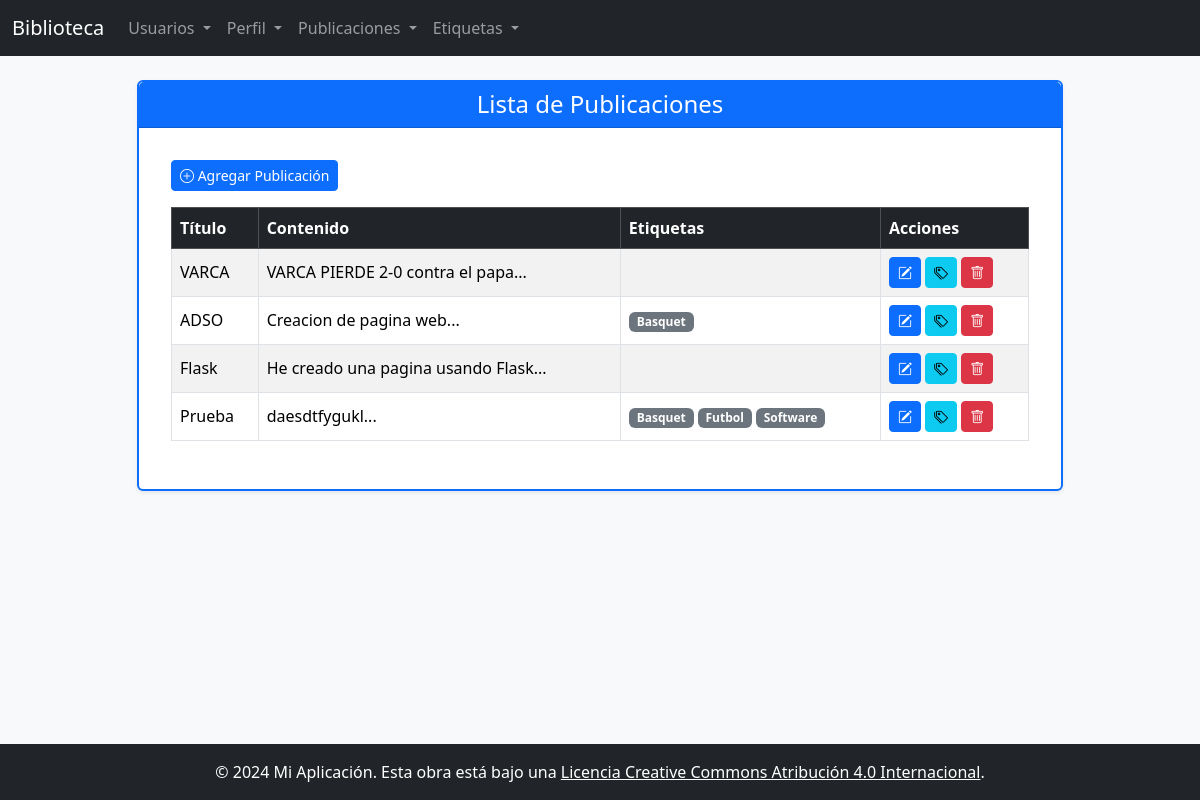
Page /Publicacion/ (signed in) on the committed database.
### app/models/publicacion.py (models this page shows)
class Publicacion(db.Model):
    __tablename__ = 'publicacion'
    id         = db.Column(db.Integer, primary_key=True)
    titulo     = db.Column(db.String(200), nullable=False)
    contenido  = db.Column(db.Text)
    usuario_id = db.Column(db.Integer, db.ForeignKey('usuario.id'), nullable=False)
    usuario    = db.relationship('User', backref=db.backref('publicaciones', lazy='dynamic'))
    etiquetas  = db.relationship('Etiqueta', secondary=publicacion_etiqueta, backref=db.backref('publicaciones', lazy='dynamic'))

### app/models/etiqueta.py (models this page shows)
class Etiqueta(db.Model):
    __tablename__ = 'etiqueta'
    id     = db.Column(db.Integer, primary_key=True)
    nombre = db.Column(db.String(50), nullable=False)
    slug   = db.Column(db.String(50), nullable=False)

### app/routes/publicacion.py (the view)
@bp.route('/')
@login_required
def index():
    data = Publicacion.query.all()
    return render_template('publicacion/index.html', data=data)

### app/__init__.py (called while the page is built)
def create_app():
    app = Flask(__name__)
    app.config.from_object('config.Config')
    db.init_app(app)
    login_manager.init_app(app)
    login_manager.login_view = 'auth.login'
    @login_manager.user_loader
    def load_user(idUser):
        from .models.users import User
        return User.query.get(int(idUser))
    from app.routes import (
        auth, users_route, users_route_async,
        perfil, publicacion, etiqueta
    )
    app.register_blueprint(auth.bp)
    app.register_blueprint(users_route.bp)
    app.register_blueprint(users_route_async.bp)
    app.register_blueprint(perfil.bp)
    app.register_blueprint(publicacion.bp)
    app.register_blueprint(etiqueta.bp)
    @app.errorhandler(Exception)
    def handle_error(e):
        print(f"An error occurred: {str(e)}")
        return {"error": str(e)}, 500
    return app

### app/templates/publicacion/index.html
{% extends "base.html" %}
{% block titulo_pagina %}Lista de Publicaciones{% endblock %}
{% block content %}
    <div class="text-start mb-3">
        <a href="{{ url_for('publicacion.add') }}" class="btn btn-primary btn-sm">
            <i class="bi bi-plus-circle"></i> Agregar Publicación
        </a>
    </div>
    <table class="table table-striped table-bordered align-middle">
        <thead class="table-dark">
            <tr>
                <th>Título</th>
                <th>Contenido</th>
                <th>Etiquetas</th>
                <th>Acciones</th>
            </tr>
        </thead>
        <tbody>
            {% for p in data %}
            <tr>
                <td>{{ p.titulo }}</td>
                <td>{{ p.contenido[:80] }}...</td>
                <td>
                    {% for e in p.etiquetas %}
                        <span class="badge bg-secondary">{{ e.nombre }}</span>
                    {% endfor %}
                </td>
                <td>
                    <a href="{{ url_for('publicacion.edit', id=p.id) }}" class="btn btn-primary btn-sm">
                        <i class="bi bi-pencil-square"></i>
                    </a>
                    <a href="{{ url_for('publicacion.ver_etiquetas', id=p.id) }}" class="btn btn-info btn-sm">
                        <i class="bi bi-tags"></i>
                    </a>
                    <a href="{{ url_for('publicacion.delete', id=p.id) }}" class="btn btn-danger btn-sm">
                        <i class="bi bi-trash"></i>
                    </a>
                </td>
            </tr>
            {% endfor %}
        </tbody>
    </table>
{% endblock %}

### app/templates/base.html (shortened to what this page needs)
<!DOCTYPE html>
<html lang="es" class="h-100">
<head>
    <link rel="stylesheet" href="{{ url_for('static', filename='bootstrap/css/bootstrap.css')}}">
    <link rel="stylesheet" href="{{ url_for('static', filename='all.min.css') }}">
    <link rel="stylesheet" href="{{ url_for('static', filename='bootstrap-icons.min.css') }}">
    <link rel="stylesheet" href="https://cdn.jsdelivr.net/npm/bootstrap-icons@1.12.1/font/bootstrap-icons.min.css">
</head>
<body class="d-flex flex-column h-100 bg-light">
  {% include 'menu.html' %}
  <main class="flex-shrink-0">
    <div class="container mt-4 mx-auto">
      <div class="row justify-content-center">
        <div class="col-md-10">
          <div class="card shadow-sm border border-2 border-primary">
            <div class="card-header bg-primary text-white">
              <h4 class="mb-0 text-center">{% block titulo_pagina %}{% endblock %}</h4>
            </div>
            <div class="card-body">
              <div class="container-fluid p-3">
                {% block content %}
                {% endblock %}
              </div>
            </div>
          </div>
        </div>
      </div>
    </div>
  </main>
  <footer class="footer mt-auto py-3 bg-dark text-white">
    <div class="container text-center">
      <span class="text-white">&copy; 2024 Mi Aplicación. Esta obra está bajo una <a href="http://creativecommons.org/licenses/by/4.0/" class="text-white">Licencia Creative Commons Atribución 4.0 Internacional</a>.</span>
    </div>
  </footer>
</body>
</html>

### app/templates/menu.html (shortened to what this page needs)
<nav class="navbar navbar-expand-lg navbar-dark bg-dark">
  <div class="container-fluid">
      <a class="navbar-brand" href="/">Biblioteca</a>
      <div class="collapse navbar-collapse" id="navbarNavDropdown">
          <ul class="navbar-nav">
              <li class="nav-item dropdown">
                  <a class="nav-link dropdown-toggle" href="#" id="navbarUsuarios" role="button" data-bs-toggle="dropdown" aria-expanded="false">
                      Usuarios
                  </a>
              </li>
              <li class="nav-item dropdown">
                  <a class="nav-link dropdown-toggle" href="#" id="navbarPerfil" role="button" data-bs-toggle="dropdown" aria-expanded="false">
                      Perfil
                  </a>
              </li>
              <li class="nav-item dropdown">
                  <a class="nav-link dropdown-toggle" href="#" id="navbarPublicaciones" role="button" data-bs-toggle="dropdown" aria-expanded="false">
                      Publicaciones
                  </a>
              </li>
              <li class="nav-item dropdown">
                  <a class="nav-link dropdown-toggle" href="#" id="navbarEtiquetas" role="button" data-bs-toggle="dropdown" aria-expanded="false">
                      Etiquetas
                  </a>
              </li>
          </ul>
      </div>
  </div>
</nav>

### rows in the picture
Publicacion: titulo "VARCA", contenido "VARCA PIERDE 2-0 contra el papa"
Publicacion: titulo "ADSO", contenido "Creacion de pagina web"
Etiqueta: nombre "Basquet"
Publicacion: titulo "Flask", contenido "He creado una pagina usando Flask"
Publicacion: titulo "Prueba", contenido "daesdtfygukl"
Etiqueta: nombre "Futbol"
Etiqueta: nombre "Software"
